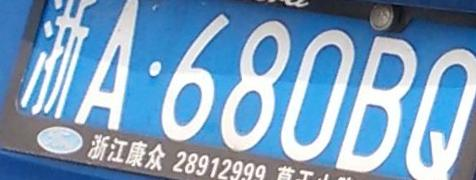
//> input picture 0000.jpg, 476 x 180 px
$ ./segment 0000.jpg   (built with g++ and OpenCV 4)
//> lines starting //> are read from the running program, lines starting //| are printed output that depends on the picture; after the words box and inside, x2 and y2 are one past the last pixel; in counts of white or black regions, pixels touching at a corner belong together
### segment.h
#include "opencv2/core.hpp"
#include "opencv2/imgproc.hpp"
#include "opencv2/highgui.hpp"
#include "opencv2/videoio.hpp"
#include <iostream>
#include <math.h>

#define SINGLE 1  //单排字符标志
#define DOUBLE 2  //双排字符车牌
#define UNCERTAIN 3 //无法从比例确定
#define MAX_TIMES 3  //查找字符最大次数
#define ELE_WIDTH 10  //腐蚀模板的宽度
#define ELE_HEIGHT 10  //腐蚀模板的高度
#define CH 1 //中文字符标志
#define LET_NUM 2  //数字字符或英文字符标志
#define BLUEWHITE 0
#define BLACKYELLOW 1


int judge_type(cv::Mat);  //判断输入车牌类型
int judge_color(cv::Mat); //判断输入车牌颜色类型
int segment_single(cv::Mat&);  //单排字符车牌分割函数
//void find_ch_si(std::vector<cv::Rect> & proposal_ch,int & num_ch,float (&b)[2],float (&k)[2],int & result_index); //merge boxes of proposal
int segment_double(cv::Mat&);  //双排字符车牌分割函数


//common methods
void revise_re(cv::Rect& r,int mor_times,cv::Mat); //修正矩形框的边缘（经过腐蚀之后检测出的轮廓与实际轮廓有误差）
//void remove_rivet(cv::Mat & image_thresh,int & upline,int  & downline);

//void draw_rect_or(cv::Mat & image_or,cv::Rect &r); //在原车牌图像中画出检测出字符的外接矩形框
void draw_rect(cv::Rect & r,cv::Mat& input_img,cv::Mat& image_co,int numclass); //在二值图像上画出字符的外接矩形框
void merge(cv::Rect & subr1,cv::Rect & subr2); //合并两个矩形框
void rect_zero(cv::Mat& img,cv::Rect r);//矩形区域清零

void linear_regression(std::vector<cv::Rect> & let_num,float (&a)[2],float (&b)[2]); //最小二乘拟合直线
float numzero(std::vector<cv::Point> & contour,cv::Rect & r);   //计算矩形区域中白色像素的比例

void setzero(cv::Mat & image_co,float (&b)[2],float (&k)[2]);  //选定区域像素灰度值清零


void gamma(cv::Mat & image_gray); //图像gamma变换
//void drawHist(cv::Mat &src,std::string& s_temp);//画出灰度直方图

### seg_single.cpp
/*
  单排字符车牌分割
*/

#include "segment.h"

#define WIDTH_SI 1050 //车牌归一化处理宽度
#define HEIGHT_SI 300  //车牌归一化处理高度
#define THRESHOLD_SI 180  //二值化处理阈值
#define THRESHOLD_SI_INV 75 //二值化处理阈值
using namespace std;
using namespace cv;


/*
   图像预处理
*/
void preprocess_si(Mat& input_img)
{
    cvtColor(input_img,input_img,COLOR_BGR2GRAY);  //RGB图像转为灰度图像
    //int color_type = judge_color(input_img);
    resize(input_img,input_img,Size(WIDTH_SI,HEIGHT_SI)); //线性插值大小归一化
    equalizeHist(input_img,input_img); //直方图均衡化处理
    //int color_type = judge_color(input_img);
    //threshold(input_img, input_img, color_type == BLUEWHITE ? THRESHOLD_SI :THRESHOLD_SI_INV,
    //                   255,color_type == BLUEWHITE ? CV_THRESH_BINARY : CV_THRESH_BINARY_INV);
    threshold(input_img,input_img,THRESHOLD_SI,255,CV_THRESH_BINARY);
    //imwrite("./thresh_si.jpg",input_img);
}


/*
  字符区域筛选
*/
void filter_si(Mat& image_co,Mat& input_img,vector< vector< Point> >& contours,vector<Rect>& proposal_ch,vector<Rect>& let_num,int& num_ch,int mor_times,int times)
{
    for (int i = 0;i < contours.size();i++)
    {
        Rect r = boundingRect(Mat(contours[i]));  //获取轮廓的bounding box（调用库函数）

        if(times != 0)
        {
           revise_re(r,mor_times,input_img);   //如果经过腐蚀则要修正矩形框位置
        }


        /*筛选中文字符的可能子区域*/
        if(times == 0)
        {
            if(r.x + r.width < WIDTH_SI/5 && r.width >= 10 && r.height >= 10)  //大小先验信息
            {
                if(r.x < 30)
                {
                    if((r.y + r.height) > HEIGHT_SI - 10 || r.y < 10)  //位置先验信息
                    {
         		           //case 1.1 & 1.2:left down & up
              	        if(r.height/r.width < 3 && numzero(contours[i],r) > 0.35)  //比例和面积比先验信息
                        {
                            proposal_ch.push_back(r);
                            rect_zero(image_co,r);
              	        }
                    }
                    else
                    {
                        	//case 1.3:left center
                        if(r.height/r.width < 3)
                        {
                            proposal_ch.push_back(r);
                            rect_zero(image_co,r);
                        }
                    }
                }
                else
                {
                    //case 1.4:proposal region
                	proposal_ch.push_back(r);
                    rect_zero(image_co,r);
                    continue; //防止与右边字符重复分割
                }
            }
        }
        /*筛选英文和数字字符区域*/
        if(r.x > 100 && WIDTH_SI/60 < r.width && r.width < WIDTH_SI/5 && r.height > HEIGHT_SI/3 && r.height < HEIGHT_SI - 5)
        {
            if((r.x + r.width) > WIDTH_SI - 30)
            {
         	    //case 2.1:right
                if(r.height/r.width < 8 && r.width > HEIGHT_SI/27 && numzero(contours[i],r) > 0.25)
                {
                    if(r.height/r.width < 3 || numzero(contours[i],r) < 0.8)
                    {
                        let_num.push_back(r);
                        draw_rect(r,input_img,image_co,LET_NUM);
                        //draw_rect_or(input_img,r);
                        num_ch++;
                    }
                }
            }
            else if(r.height/r.width < 8)
            {
         	    //case 2.2:normal
                let_num.push_back(r);
                draw_rect(r,input_img,image_co,LET_NUM);
                //draw_rect_or(input_img,r);
                num_ch++;
                //cout << num_ch << endl;
            }
        }
    }
}

/*
  合并中文字符子区域，得到完整中文字符的外接矩形框
*/
// [43 lines left out: function find_ch_si, not called in this run]


/*
  单排字符图像分割
*/
int segment_single(Mat& input_img)
{
    preprocess_si(input_img);   //图像预处理
    Mat image_co = input_img.clone();  //复制图像数据
    cvtColor(input_img,input_img,COLOR_GRAY2BGR); //将预处理后的图像重新转换为RGB三通道（方便在图像上画出彩色的矩形框）

    vector< vector< Point> >  contours;  //存放检测到的轮廓
    Mat element = getStructuringElement(MORPH_CROSS,Size(ELE_WIDTH,ELE_HEIGHT)); //定义腐蚀模板
    vector<Rect> proposal_ch;  //存放汉字的候选子区域
    vector<Rect> let_num; //存放数字和英文字

    int flag_ch = 0; //进行过中文字符合并的标志
    int mor_times = 0; //腐蚀次数
    int num_ch = 0;  //找到的字符个数

    for(int times = 0;times < MAX_TIMES;times ++)
    {
        Mat temp_co = image_co.clone();  //下一步调用findContours时会对输入图像进行变换，为了保留image_co的数据
        findContours(temp_co,contours,RETR_EXTERNAL,CHAIN_APPROX_NONE); //寻找输入图像的轮廓，轮廓存放在contours中（调用库函数）

        filter_si(image_co,input_img,contours,proposal_ch,let_num,num_ch,mor_times,times); //筛选字符区域

        if(num_ch >= 4  && flag_ch == 0)
        {
            flag_ch = 1;
            int result_index;//记录中文字符bounding box的位置
            float b[2]={0}; //字符区域上下边界直线的截距
            float k[2]={0}; //字符区域上下边界直线的斜率

            linear_regression(let_num,b,k);  //最小二乘法拟合出字符区域上下边界
	        //cout << "(b,k) = " << b[0] <<" " << k[0] << "  " <<  b[1] <<" " << k[1] <<endl;
            setzero(image_co,b,k); //字符区域外清零

            find_ch_si(proposal_ch,num_ch,b,k,result_index); //得出中文字符的外接矩形框

            if(result_index != proposal_ch.size())
            {
                //rectangle(input_img,proposal_ch[result_index], Scalar(0,255,255),3);
                //draw_rect_or(input_img,proposal_ch[result_index]);
                draw_rect(proposal_ch[result_index],input_img,image_co,CH); //在图像上画出中文字符的边框
            }
            else
            {
            	cout << "Can't find Chinese character!" << endl;
                return num_ch;
            }
        }
        else
        {
            Mat image_mor = image_co.clone();
            morphologyEx(image_mor,image_co,MORPH_ERODE,element);   //对图像进行形态学腐蚀处理
            mor_times ++;
        }

        if(num_ch == 7)
        {
            //cout << "times = " << times << endl;
            break;
        }
    }

    return num_ch;
}

### methods.cpp
/*
   单排和双排字符分割过程中共同使用的函数
*/
#include "segment.h"

using namespace std;
using namespace cv;

int judge_type(Mat image)
{
    float ratio = image.cols/(float)image.rows;
    cout << "width/height = " << ratio << endl;
	if(ratio >= 2)
		return SINGLE;
	else if(ratio <= 1.7)
		return DOUBLE;
    else
        return UNCERTAIN;
}

// [38 lines left out: functions judge_color, revise_re, not called in this run]

/*画出图像的灰度值直方图，以图像形式表示*/
// [36 lines left out: function drawHist, not called in this run]


// [61 lines of commented-out code are left out]
// [9 lines left out: function draw_rect_or, not called in this run]

/*不同类型的字符画出不同颜色的矩形框*/
void draw_rect(Rect& r,Mat& input_img,Mat& image_co,int character_class)
{
    switch(character_class){
                     case CH:
                          rectangle(input_img, r, Scalar(0,255,255),3);
                          break;
                     case LET_NUM:
                          rectangle(input_img, r, Scalar(255,0,255),3);
                          break;
                     default:
                          cout << "draw bounding box error" << endl;
                     };
   rect_zero(image_co,r);
    //imwrite("/workspace/LP_character_segmentation/test.jpg",image_co);
    //imwrite("/workspace/LP_character_segmentation/input_img.jpg",input_img);
 }

/*对矩形框内的区域清零*/
void rect_zero(Mat& img,Rect r)
{
    img(Range(r.y - 1,r.y + r.height - 1),Range(r.x - 1,r.x + r.width - 1)).setTo(Scalar(0));
}


/*合并两个矩形框*/
// [11 lines left out: function merge, not called in this run]


/*最小二乘拟合直线*/
// [34 lines left out: function linear_regression, not called in this run]


/*计算黑白面积比*/
float numzero(vector< Point> & contour,Rect & r)   //area of while
{
	// [15 lines of commented-out code are left out]
	int num = contourArea(contour); //调用库函数计算轮廓包围的额面积
    //cout << num/(float)(r.width*r.height) << endl;
   	return num/(float)(r.width*r.height);
}


/*边界两侧清零*/
// [18 lines left out: function setzero, not called in this run]

/*gamma变换*/
// [16 lines left out: function gamma, not called in this run]

### segment.cpp
/*
project description:
   License plate character segmentation based on OpenCV 3.1.0
   基于OpenCV 3.1.0的车牌字符分割，使用方法详见README.md
version 0.1.0

*/

#include "segment.h"
using namespace std;
using namespace cv;

int main(int argc,char ** argv)
{
    Mat input_img;
    input_img = imread(argv[1]);          //读取input image
//> input_img is the input picture: 180 rows x 476 cols, CV_8UC3; mean B, G, R 190.6, 159.2, 123.4
    if(!input_img.data)
    {
    	cout << "Open input image failed,please check input image!" << endl;
    	exit(0);
    }

    cout << "width = " << input_img.cols << " , height = " << input_img.rows << endl;
//| width = 476 , height = 180

    int type = judge_type(input_img);    //判断input image的type
//| width/height = 2.64444
//> type = 1
    int num_si = 0 , num_do = 0;
    /*
		   判断输入车牌图像是单排字符图像还是双排字符图像，然后根据判断结果进行分割
	*/
    switch(type)
    {
    	case SINGLE:
    	      cout << "Single row character license plate" << endl;
    	      //cout << input_img.cols/(float)input_img.rows << endl;
    	      num_si = segment_single(input_img);  //进行单排字符车牌分割
//> in preprocess_si, `cvtColor(input_img,input_img,COLOR_BGR2GRAY);`:
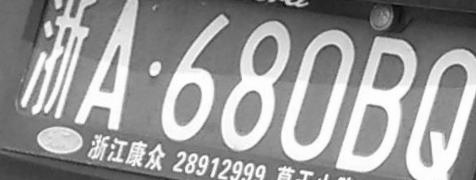
//> input_img: 180 rows x 476 cols, CV_8UC1; min 5, max 255, mean 152.1
//> in preprocess_si, `resize(input_img,input_img,Size(WIDTH_SI,HEIGHT_SI));`:
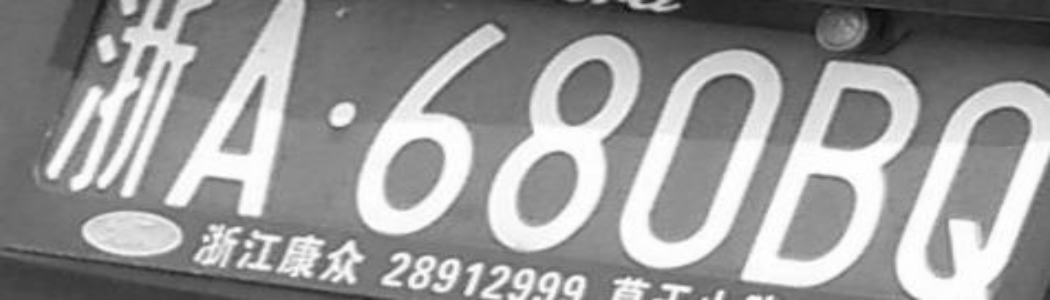
//> input_img: 300 rows x 1050 cols, CV_8UC1; min 8, max 255, mean 152
//> in preprocess_si, `equalizeHist(input_img,input_img);`:
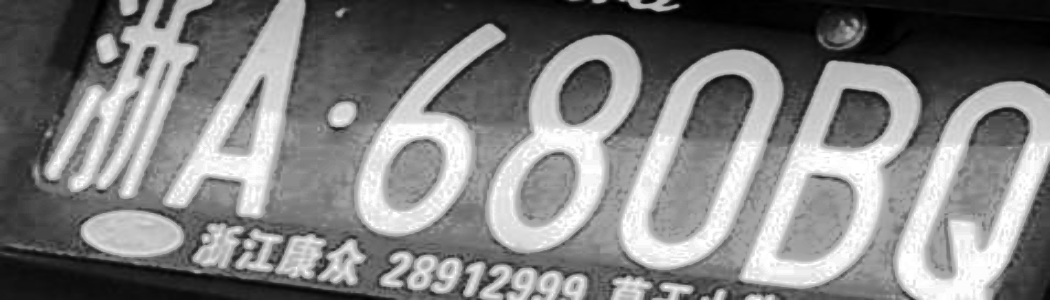
//> input_img: 300 rows x 1050 cols, CV_8UC1; min 0, max 255, mean 128.6
//> in preprocess_si, `threshold(input_img,input_img,THRESHOLD_SI,255,CV_THRESH_BINARY);`:
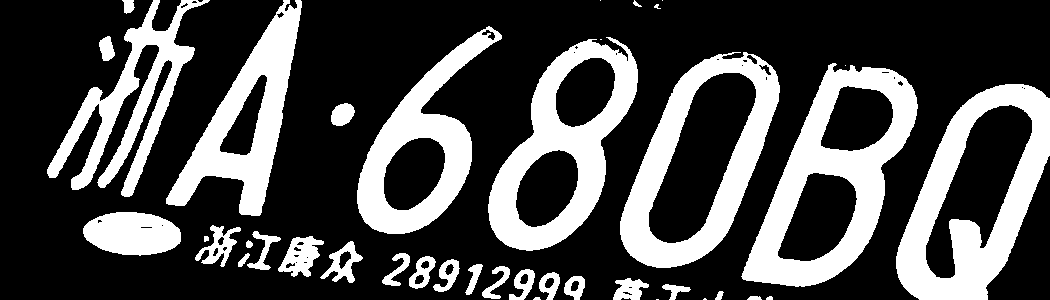
//> input_img: 300 rows x 1050 cols, CV_8UC1; 29.3% white; 40 white regions (8 under 20 px), largest, box (x1, y1, x2, y2) and area: (741, 63, 918, 287) 14468, (896, 84, 1050, 300) 14005, (488, 37, 638, 251) 12296
//> (the run ends here: the program stops with an error, at `img(Range(r.y - 1,r.y + r.height - 1),Range(r.x - 1,r.x + r.width - 1)..`)
